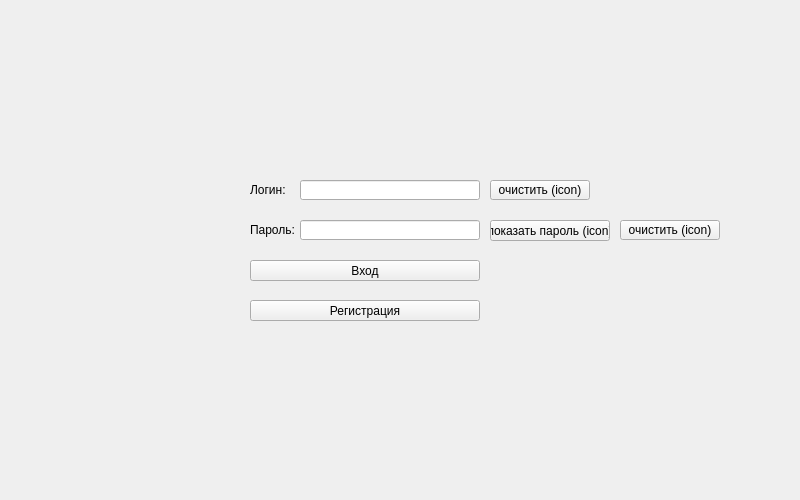
<?xml version="1.0" encoding="UTF-8"?>
<ui version="4.0">
 <class>Login</class>
 <widget class="QMainWindow" name="Login">
  <property name="geometry">
   <rect>
    <x>0</x>
    <y>0</y>
    <width>800</width>
    <height>500</height>
   </rect>
  </property>
  <property name="windowTitle">
   <string>Login</string>
  </property>
  <widget class="QWidget" name="centralwidget">
   <widget class="QPushButton" name="pushButton_2">
    <property name="geometry">
     <rect>
      <x>250</x>
      <y>300</y>
      <width>230</width>
      <height>21</height>
     </rect>
    </property>
    <property name="text">
     <string>Регистрация</string>
    </property>
   </widget>
   <widget class="QLabel" name="label">
    <property name="geometry">
     <rect>
      <x>250</x>
      <y>180</y>
      <width>47</width>
      <height>20</height>
     </rect>
    </property>
    <property name="text">
     <string>Логин:</string>
    </property>
   </widget>
   <widget class="QPushButton" name="pushButton">
    <property name="geometry">
     <rect>
      <x>250</x>
      <y>260</y>
      <width>230</width>
      <height>21</height>
     </rect>
    </property>
    <property name="text">
     <string>Вход</string>
    </property>
   </widget>
   <widget class="QPushButton" name="pushButton_5">
    <property name="geometry">
     <rect>
      <x>490</x>
      <y>220</y>
      <width>120</width>
      <height>21</height>
     </rect>
    </property>
    <property name="text">
     <string>показать пароль (icon)</string>
    </property>
   </widget>
   <widget class="QLineEdit" name="lineEdit_2">
    <property name="geometry">
     <rect>
      <x>300</x>
      <y>180</y>
      <width>180</width>
      <height>20</height>
     </rect>
    </property>
   </widget>
   <widget class="QLabel" name="label_2">
    <property name="geometry">
     <rect>
      <x>250</x>
      <y>220</y>
      <width>47</width>
      <height>20</height>
     </rect>
    </property>
    <property name="text">
     <string>Пароль:</string>
    </property>
   </widget>
   <widget class="QPushButton" name="pushButton_3">
    <property name="geometry">
     <rect>
      <x>490</x>
      <y>180</y>
      <width>100</width>
      <height>20</height>
     </rect>
    </property>
    <property name="text">
     <string>очистить (icon)</string>
    </property>
   </widget>
   <widget class="QLineEdit" name="lineEdit">
    <property name="geometry">
     <rect>
      <x>300</x>
      <y>220</y>
      <width>180</width>
      <height>20</height>
     </rect>
    </property>
   </widget>
   <widget class="QPushButton" name="pushButton_4">
    <property name="geometry">
     <rect>
      <x>620</x>
      <y>220</y>
      <width>100</width>
      <height>20</height>
     </rect>
    </property>
    <property name="text">
     <string>очистить (icon)</string>
    </property>
   </widget>
  </widget>
 </widget>
 <resources/>
 <connections/>
</ui>
